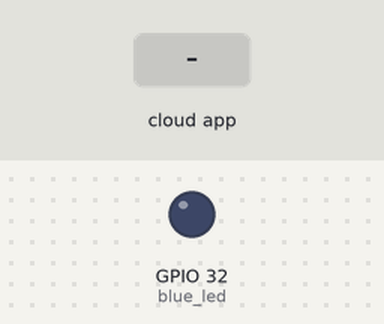
The sketch below on a simulated ESP32. On the bench: output pins drawn as LEDs (lit = HIGH). The inputs (shaded band) are chosen by the test bench. The ROS host is connected and sends only what is stated.

Above: at 1.2 s.
1.3 s: the phone or cloud app sets toggle_led to 0
At 2.5 s:
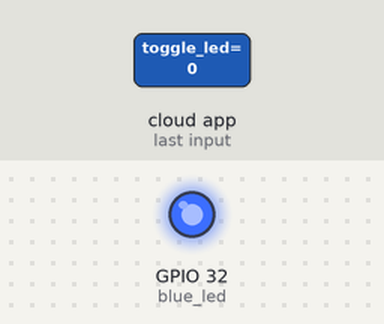
2.8 s: the phone or cloud app sets toggle_led to 1
At 3.8 s:
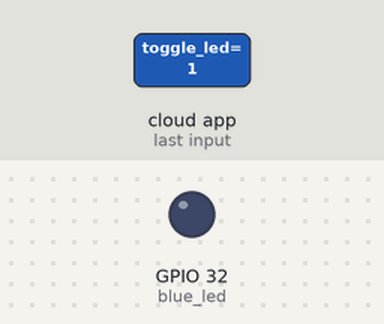
Timing chart, 0 to 5.8 s (numbered marks = the images above; inputs shaded):
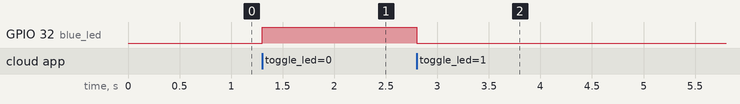

The sketch:

Gladius_Ros_Blink.ino
```cpp
/*
 * rosserial Subscriber Example
 * Blinks an LED on callback
 */

#include <ros.h>
#include <std_msgs/Empty.h>

ros::NodeHandle  nh;
#define blue_led 32
void messageCb( const std_msgs::Empty& toggle_msg){
  digitalWrite(blue_led, HIGH-digitalRead(blue_led));   // blink the led
}

ros::Subscriber<std_msgs::Empty> sub("toggle_led", &messageCb );

void setup()
{
  pinMode(blue_led, OUTPUT);
  nh.initNode();
  nh.subscribe(sub);
}

void loop()
{
  nh.spinOnce();
  delay(1);
}
```

Measured:
- after the input at 1.3 s, GPIO 32 (blue_led): LOW → HIGH at once
- after the input at 2.8 s, GPIO 32 (blue_led): HIGH → LOW at once
